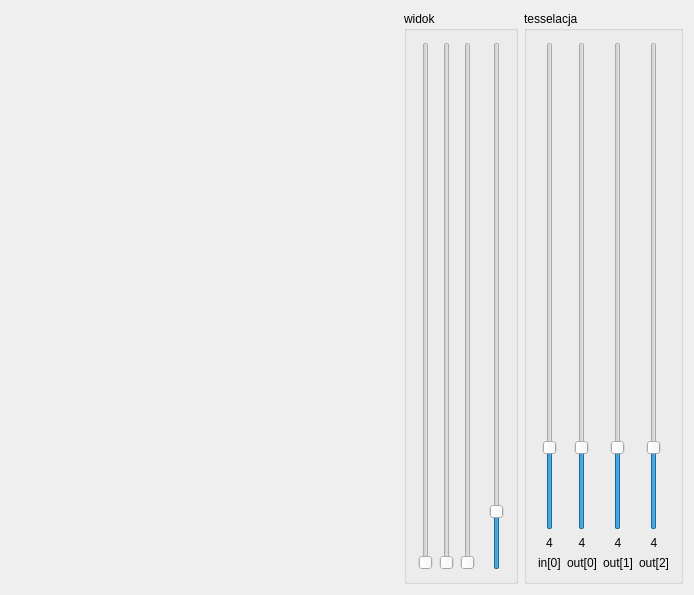
<?xml version="1.0" encoding="UTF-8"?>
<ui version="4.0">
 <class>MainWindow</class>
 <widget class="QMainWindow" name="MainWindow">
  <property name="geometry">
   <rect>
    <x>0</x>
    <y>0</y>
    <width>694</width>
    <height>595</height>
   </rect>
  </property>
  <property name="windowTitle">
   <string>MainWindow</string>
  </property>
  <widget class="QWidget" name="centralWidget">
   <layout class="QGridLayout" name="gridLayout">
    <item row="0" column="1">
     <widget class="QGroupBox" name="groupBoxView">
      <property name="sizePolicy">
       <sizepolicy hsizetype="Maximum" vsizetype="Preferred">
        <horstretch>0</horstretch>
        <verstretch>0</verstretch>
       </sizepolicy>
      </property>
      <property name="title">
       <string>widok</string>
      </property>
      <layout class="QHBoxLayout" name="horizontalLayout">
       <item>
        <widget class="QSlider" name="verticalSliderRotX">
         <property name="maximum">
          <number>3600</number>
         </property>
         <property name="orientation">
          <enum>Qt::Vertical</enum>
         </property>
        </widget>
       </item>
       <item>
        <widget class="QSlider" name="verticalSliderRotZ">
         <property name="maximum">
          <number>3600</number>
         </property>
         <property name="orientation">
          <enum>Qt::Vertical</enum>
         </property>
        </widget>
       </item>
       <item>
        <widget class="QSlider" name="verticalSliderRotY">
         <property name="maximum">
          <number>3600</number>
         </property>
         <property name="orientation">
          <enum>Qt::Vertical</enum>
         </property>
        </widget>
       </item>
       <item>
        <spacer name="horizontalSpacer">
         <property name="orientation">
          <enum>Qt::Horizontal</enum>
         </property>
         <property name="sizeType">
          <enum>QSizePolicy::Fixed</enum>
         </property>
         <property name="sizeHint" stdset="0">
          <size>
           <width>8</width>
           <height>20</height>
          </size>
         </property>
        </spacer>
       </item>
       <item>
        <widget class="QSlider" name="verticalSliderZoom">
         <property name="maximum">
          <number>1000</number>
         </property>
         <property name="value">
          <number>100</number>
         </property>
         <property name="orientation">
          <enum>Qt::Vertical</enum>
         </property>
        </widget>
       </item>
      </layout>
     </widget>
    </item>
    <item row="0" column="0">
     <widget class="WidgetOpenGL" name="widgetOpenGL" native="true">
      <property name="minimumSize">
       <size>
        <width>200</width>
        <height>200</height>
       </size>
      </property>
     </widget>
    </item>
    <item row="0" column="2">
     <widget class="QGroupBox" name="groupBoxTess">
      <property name="sizePolicy">
       <sizepolicy hsizetype="Maximum" vsizetype="Preferred">
        <horstretch>0</horstretch>
        <verstretch>0</verstretch>
       </sizepolicy>
      </property>
      <property name="title">
       <string>tesselacja</string>
      </property>
      <layout class="QGridLayout" name="gridLayout_2">
       <item row="1" column="0">
        <widget class="QLabel" name="label">
         <property name="sizePolicy">
          <sizepolicy hsizetype="Expanding" vsizetype="Preferred">
           <horstretch>0</horstretch>
           <verstretch>0</verstretch>
          </sizepolicy>
         </property>
         <property name="text">
          <string>4</string>
         </property>
         <property name="alignment">
          <set>Qt::AlignCenter</set>
         </property>
        </widget>
       </item>
       <item row="0" column="2">
        <widget class="QSlider" name="verticalSliderOuter1">
         <property name="sizePolicy">
          <sizepolicy hsizetype="Expanding" vsizetype="Expanding">
           <horstretch>0</horstretch>
           <verstretch>0</verstretch>
          </sizepolicy>
         </property>
         <property name="minimum">
          <number>1</number>
         </property>
         <property name="maximum">
          <number>20</number>
         </property>
         <property name="value">
          <number>4</number>
         </property>
         <property name="orientation">
          <enum>Qt::Vertical</enum>
         </property>
        </widget>
       </item>
       <item row="1" column="1">
        <widget class="QLabel" name="label_2">
         <property name="sizePolicy">
          <sizepolicy hsizetype="Expanding" vsizetype="Preferred">
           <horstretch>0</horstretch>
           <verstretch>0</verstretch>
          </sizepolicy>
         </property>
         <property name="text">
          <string>4</string>
         </property>
         <property name="alignment">
          <set>Qt::AlignCenter</set>
         </property>
        </widget>
       </item>
       <item row="1" column="2">
        <widget class="QLabel" name="label_3">
         <property name="sizePolicy">
          <sizepolicy hsizetype="Expanding" vsizetype="Preferred">
           <horstretch>0</horstretch>
           <verstretch>0</verstretch>
          </sizepolicy>
         </property>
         <property name="text">
          <string>4</string>
         </property>
         <property name="alignment">
          <set>Qt::AlignCenter</set>
         </property>
        </widget>
       </item>
       <item row="1" column="3">
        <widget class="QLabel" name="label_4">
         <property name="sizePolicy">
          <sizepolicy hsizetype="Expanding" vsizetype="Preferred">
           <horstretch>0</horstretch>
           <verstretch>0</verstretch>
          </sizepolicy>
         </property>
         <property name="text">
          <string>4</string>
         </property>
         <property name="alignment">
          <set>Qt::AlignCenter</set>
         </property>
        </widget>
       </item>
       <item row="0" column="0">
        <widget class="QSlider" name="verticalSliderInner">
         <property name="sizePolicy">
          <sizepolicy hsizetype="Expanding" vsizetype="Expanding">
           <horstretch>0</horstretch>
           <verstretch>0</verstretch>
          </sizepolicy>
         </property>
         <property name="minimum">
          <number>1</number>
         </property>
         <property name="maximum">
          <number>20</number>
         </property>
         <property name="value">
          <number>4</number>
         </property>
         <property name="orientation">
          <enum>Qt::Vertical</enum>
         </property>
        </widget>
       </item>
       <item row="0" column="3">
        <widget class="QSlider" name="verticalSliderOuter2">
         <property name="sizePolicy">
          <sizepolicy hsizetype="Expanding" vsizetype="Expanding">
           <horstretch>0</horstretch>
           <verstretch>0</verstretch>
          </sizepolicy>
         </property>
         <property name="minimum">
          <number>1</number>
         </property>
         <property name="maximum">
          <number>20</number>
         </property>
         <property name="value">
          <number>4</number>
         </property>
         <property name="orientation">
          <enum>Qt::Vertical</enum>
         </property>
        </widget>
       </item>
       <item row="0" column="1">
        <widget class="QSlider" name="verticalSliderOuter0">
         <property name="sizePolicy">
          <sizepolicy hsizetype="Expanding" vsizetype="Expanding">
           <horstretch>0</horstretch>
           <verstretch>0</verstretch>
          </sizepolicy>
         </property>
         <property name="minimum">
          <number>1</number>
         </property>
         <property name="maximum">
          <number>20</number>
         </property>
         <property name="value">
          <number>4</number>
         </property>
         <property name="orientation">
          <enum>Qt::Vertical</enum>
         </property>
        </widget>
       </item>
       <item row="2" column="0">
        <widget class="QLabel" name="label_5">
         <property name="text">
          <string>in[0]</string>
         </property>
        </widget>
       </item>
       <item row="2" column="1">
        <widget class="QLabel" name="label_6">
         <property name="text">
          <string>out[0]</string>
         </property>
        </widget>
       </item>
       <item row="2" column="2">
        <widget class="QLabel" name="label_7">
         <property name="text">
          <string>out[1]</string>
         </property>
        </widget>
       </item>
       <item row="2" column="3">
        <widget class="QLabel" name="label_8">
         <property name="text">
          <string>out[2]</string>
         </property>
        </widget>
       </item>
      </layout>
     </widget>
    </item>
   </layout>
  </widget>
  <widget class="QMenuBar" name="menuBar">
   <property name="geometry">
    <rect>
     <x>0</x>
     <y>0</y>
     <width>694</width>
     <height>29</height>
    </rect>
   </property>
  </widget>
 </widget>
 <layoutdefault spacing="6" margin="11"/>
 <customwidgets>
  <customwidget>
   <class>WidgetOpenGL</class>
   <extends>QWidget</extends>
   <header location="global">widgetopengl.h</header>
   <container>1</container>
   <slots>
    <slot>v_transform()</slot>
   </slots>
  </customwidget>
 </customwidgets>
 <resources/>
 <connections>
  <connection>
   <sender>verticalSliderInner</sender>
   <signal>valueChanged(int)</signal>
   <receiver>label</receiver>
   <slot>setNum(int)</slot>
   <hints>
    <hint type="sourcelabel">
     <x>481</x>
     <y>524</y>
    </hint>
    <hint type="destinationlabel">
     <x>487</x>
     <y>570</y>
    </hint>
   </hints>
  </connection>
  <connection>
   <sender>verticalSliderOuter0</sender>
   <signal>valueChanged(int)</signal>
   <receiver>label_2</receiver>
   <slot>setNum(int)</slot>
   <hints>
    <hint type="sourcelabel">
     <x>527</x>
     <y>534</y>
    </hint>
    <hint type="destinationlabel">
     <x>531</x>
     <y>566</y>
    </hint>
   </hints>
  </connection>
  <connection>
   <sender>verticalSliderOuter1</sender>
   <signal>valueChanged(int)</signal>
   <receiver>label_3</receiver>
   <slot>setNum(int)</slot>
   <hints>
    <hint type="sourcelabel">
     <x>590</x>
     <y>514</y>
    </hint>
    <hint type="destinationlabel">
     <x>603</x>
     <y>573</y>
    </hint>
   </hints>
  </connection>
  <connection>
   <sender>verticalSliderOuter2</sender>
   <signal>valueChanged(int)</signal>
   <receiver>label_4</receiver>
   <slot>setNum(int)</slot>
   <hints>
    <hint type="sourcelabel">
     <x>635</x>
     <y>526</y>
    </hint>
    <hint type="destinationlabel">
     <x>660</x>
     <y>572</y>
    </hint>
   </hints>
  </connection>
 </connections>
</ui>
